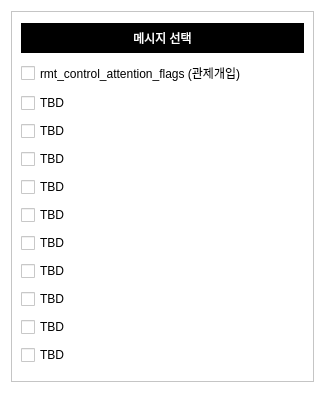
<?xml version="1.0" encoding="UTF-8"?>
<ui version="4.0">
 <class>Topic_dialog</class>
 <widget class="QDialog" name="Topic_dialog">
  <property name="geometry">
   <rect>
    <x>0</x>
    <y>0</y>
    <width>325</width>
    <height>393</height>
   </rect>
  </property>
  <property name="windowTitle">
   <string>Dialog</string>
  </property>
  <property name="styleSheet">
   <string notr="true">background-color:white;</string>
  </property>
  <layout class="QVBoxLayout" name="verticalLayout_2">
   <item>
    <widget class="QFrame" name="frame">
     <property name="frameShape">
      <enum>QFrame::StyledPanel</enum>
     </property>
     <property name="frameShadow">
      <enum>QFrame::Raised</enum>
     </property>
     <layout class="QVBoxLayout" name="verticalLayout">
      <item>
       <widget class="QLabel" name="label">
        <property name="minimumSize">
         <size>
          <width>0</width>
          <height>30</height>
         </size>
        </property>
        <property name="maximumSize">
         <size>
          <width>16777215</width>
          <height>30</height>
         </size>
        </property>
        <property name="styleSheet">
         <string notr="true">background-color:black;
color:white;</string>
        </property>
        <property name="text">
         <string>&lt;html&gt;&lt;head/&gt;&lt;body&gt;&lt;p align=&quot;center&quot;&gt;메시지 선택&lt;/p&gt;&lt;/body&gt;&lt;/html&gt;</string>
        </property>
       </widget>
      </item>
      <item>
       <widget class="QCheckBox" name="rmt_ctl_flags_chkBox">
        <property name="text">
         <string>rmt_control_attention_flags (관제개입)</string>
        </property>
       </widget>
      </item>
      <item>
       <widget class="QCheckBox" name="checkBox_8">
        <property name="text">
         <string>TBD</string>
        </property>
       </widget>
      </item>
      <item>
       <widget class="QCheckBox" name="checkBox_2">
        <property name="text">
         <string>TBD</string>
        </property>
       </widget>
      </item>
      <item>
       <widget class="QCheckBox" name="checkBox">
        <property name="text">
         <string>TBD</string>
        </property>
       </widget>
      </item>
      <item>
       <widget class="QCheckBox" name="checkBox_9">
        <property name="text">
         <string>TBD</string>
        </property>
       </widget>
      </item>
      <item>
       <widget class="QCheckBox" name="checkBox_3">
        <property name="text">
         <string>TBD</string>
        </property>
       </widget>
      </item>
      <item>
       <widget class="QCheckBox" name="checkBox_7">
        <property name="text">
         <string>TBD</string>
        </property>
       </widget>
      </item>
      <item>
       <widget class="QCheckBox" name="checkBox_10">
        <property name="text">
         <string>TBD</string>
        </property>
       </widget>
      </item>
      <item>
       <widget class="QCheckBox" name="checkBox_4">
        <property name="text">
         <string>TBD</string>
        </property>
       </widget>
      </item>
      <item>
       <widget class="QCheckBox" name="checkBox_6">
        <property name="text">
         <string>TBD</string>
        </property>
       </widget>
      </item>
      <item>
       <widget class="QCheckBox" name="checkBox_5">
        <property name="text">
         <string>TBD</string>
        </property>
       </widget>
      </item>
     </layout>
    </widget>
   </item>
  </layout>
 </widget>
 <resources/>
 <connections/>
</ui>
